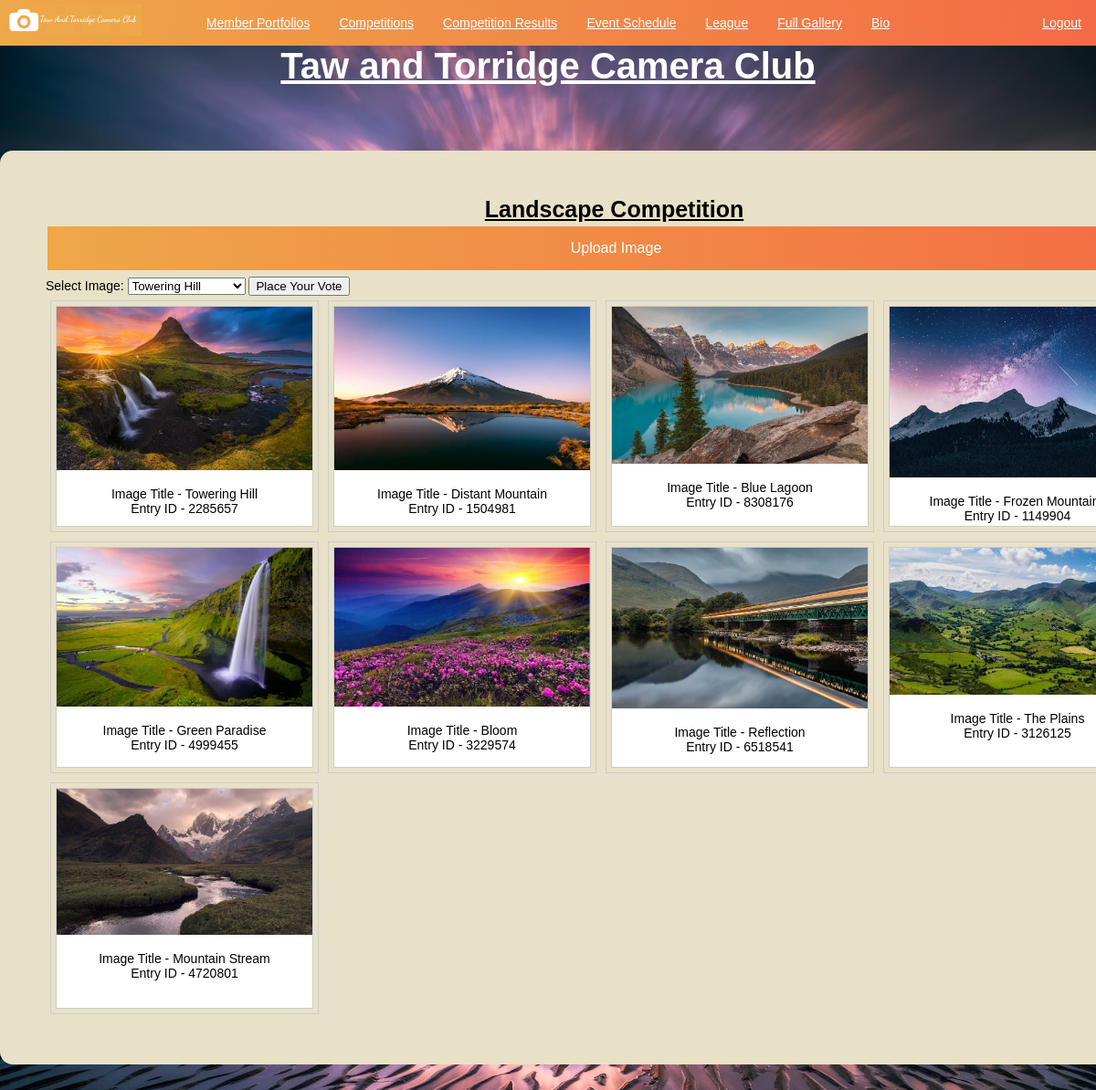
Screenshot of /comp_4.php (signed in) with the database file from the repository.
### tables this page shows
CREATE TABLE `tbl_images` (
  `fld_image_id` int(10) NOT NULL,
  `fld_image_title` varchar(50) NOT NULL,
  `fld_image_path` varchar(250) NOT NULL,
  `fld_image_votes` int(3) NOT NULL,
  `fld_image_points` int(2) NOT NULL,
  `fld_entry_id` int(10) NOT NULL,
  `fld_member_id` int(10) NOT NULL,
  `fld_competition_id` int(10) NOT NULL
);

### comp_4.php (the view, shortened to what this page needs)
<?php
    require_once 'config/conn.php';
    require_once 'functions.php';
    $varCompId = "5";
?>
<!DOCTYPE html>
<html lang="en">
    <head>
        <link href="css/new_style.css" rel="stylesheet">
    </head>
    <body>
        <h1>Taw and Torridge Camera Club</h1>
        <div class="main">
        <h3>Landscape Competition</h3>
            <a href="upload.php" class="comppage_upload_button">Upload Image</a>
            <form action="vote_process.php" method="POST">
                <label for="comp_vote">Select Image:</label>
                    <select id="comp_vote" name="comp_vote">
                        <?php $sql = "SELECT * FROM `taw_and_torridge_cam_club_db`.`tbl_images` WHERE `fld_competition_id` LIKE '".$varCompId."'";
                        $result = mysqli_query($conn, $sql);
                        if ($result && mysqli_num_rows($result) > 0)
                        {
                            while ($rows = $result->fetch_assoc())
                            { ?>
                                <option value="<?php echo $rows['fld_image_id'];?>"><?php echo $rows['fld_image_title'];?></option>
                        <?php
                            }
                        }
                        ?>
                    </select>
                <input type="submit" name="submit" value="Place Your Vote">
            </form>
            <?php
                $sql = "SELECT * FROM `taw_and_torridge_cam_club_db`.`tbl_images` WHERE `fld_competition_id` LIKE '".$varCompId."'";
                $result = mysqli_query($conn, $sql);
                if ($result && mysqli_num_rows($result) > 0) {
                    while ($rows = $result->fetch_assoc()) { ?>
                        <div class="gallery">
                            <div class="gallery">
                                <div class="card" style="width: 280px; height: 240px;">
                                    <img src="<?php echo $rows['fld_image_path']; ?>" alt="" width="600" height="600">
                                    <div class="card-body">
                                        <div class="desc"><?php
                                            echo "Image Title - ";
                                            echo $rows['fld_image_title'];
                                            echo "<br>";
                                            echo "Entry ID - ";
                                            echo $rows['fld_entry_id']; ?>
                                        </div>
                                    </div>
                                </div>
                            </div>
                        </div>
            <?php
                }
            }
            ?>
        </div>
    </body>
</html>

### css/new_style.css (style rules this page uses)
* { font-family: Arial, Helvetica, sans-serif; box-sizing: border-box; margin: 0; overflow: scroll; }
body { font-family: Arial, Helvetica, sans-serif; font-size: 14px; color: rgb(0, 0, 0); background-image: url("sand.png"); background-color: #f0f0f2; width: 100%; height: 100%; background-size: cover; content: ""; position: fixed; left: 0; right: 0; top: 0; bottom: 0; z-index: -1; display: block; }
div.main { width: 1345px; height: auto; margin: 5em auto; padding: 50px; background-color: #E8E1C7; border-radius: 1em; }
h1 { font-size:40px; font-weight:bold; Text-decoration: underline; text-align: center; color: white; font-family:Arial, Helvetica, sans-serif; }
h3 { font-size:25px; font-weight:bold; Text-decoration: underline; text-align: center; color:rgb(0, 0, 0); font-family:Arial, Helvetica, sans-serif; }
.comppage_upload_button { background: linear-gradient(to left, #f46b45, #eea849); border: none; color: white; padding: 15px 32px; text-align: center; text-decoration: none; display: inline-block; font-size: 16px; margin: 4px 2px; cursor: pointer; width: 100%; }
div.gallery { margin: 5px; border: 1px solid #ccc; float: left; }
div.gallery img { width: 100%; height: auto; }
div.desc { padding: 15px; text-align: center; }
div.card { background: white; }

### rows the page displays
tbl_images: fld_image_path (picture), fld_image_title "Towering Hill", fld_entry "2285657"
tbl_images: fld_image_path (picture), fld_image_title "Distant Mountain", fld_entry "1504981"
tbl_images: fld_image_path (picture), fld_image_title "Blue Lagoon", fld_entry "8308176"
tbl_images: fld_image_path (picture), fld_image_title "Frozen…", fld_entry "1149904"
tbl_images: fld_image_path (picture), fld_image_title "Green Paradise", fld_entry "4999455"
tbl_images: fld_image_path (picture), fld_image_title "Bloom", fld_entry "3229574"
tbl_images: fld_image_path (picture), fld_image_title "Reflection", fld_entry "6518541"
tbl_images: fld_image_path (picture), fld_image_title "The Plains", fld_entry "3126125"
tbl_images: fld_image_path (picture), fld_image_title "Mountain Stream", fld_entry "4720801"

### other values shown
form field comp_vote "Towering Hill"
